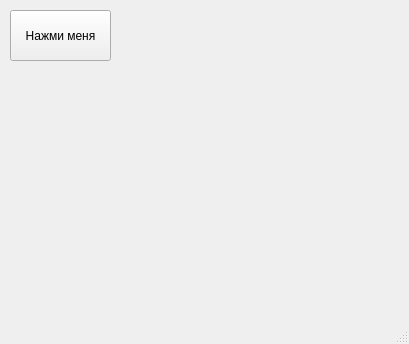
<?xml version="1.0" encoding="UTF-8"?>
<ui version="4.0">
 <class>MainWindow</class>
 <widget class="QMainWindow" name="MainWindow">
  <property name="geometry">
   <rect>
    <x>0</x>
    <y>0</y>
    <width>409</width>
    <height>344</height>
   </rect>
  </property>
  <property name="windowTitle">
   <string>MainWindow</string>
  </property>
  <widget class="QWidget" name="centralwidget">
   <widget class="QPushButton" name="pushButton">
    <property name="geometry">
     <rect>
      <x>10</x>
      <y>10</y>
      <width>101</width>
      <height>51</height>
     </rect>
    </property>
    <property name="text">
     <string>Нажми меня</string>
    </property>
   </widget>
  </widget>
  <widget class="QMenuBar" name="menubar">
   <property name="geometry">
    <rect>
     <x>0</x>
     <y>0</y>
     <width>409</width>
     <height>20</height>
    </rect>
   </property>
  </widget>
  <widget class="QStatusBar" name="statusbar"/>
 </widget>
 <resources/>
 <connections/>
</ui>
